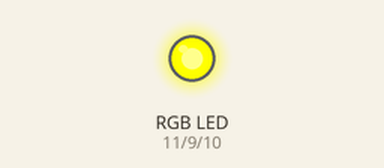
Recording of a sketch running on a simulated Arduino Uno, built with avr-gcc and run on an emulated ATmega328P. Shown: an RGB LED mixed from three pins (HIGH = lit). Dim RGB values are drawn brighter than linear.

Above: at 0.05 s.
At 6.45 s:
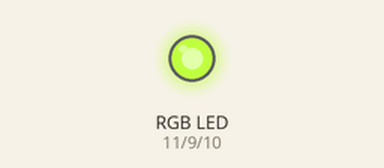
At 13.15 s:
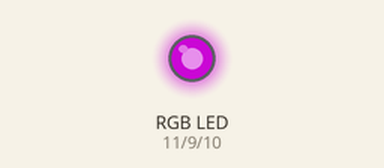
At 19.95 s:
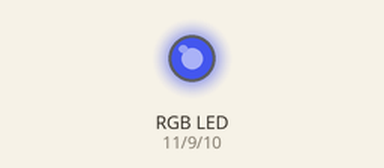
At 25.55 s:
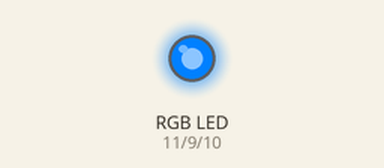
At 39.86 s:
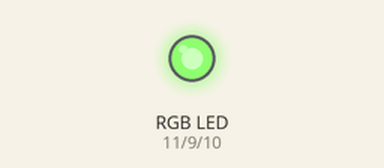
Timing chart, 0 to 40.0 s (numbered marks = the images above):
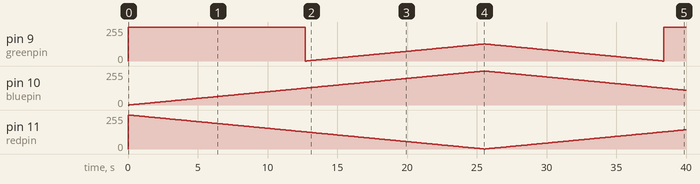

Measured:
- by itself, pin 10 (bluepin): rises from 0/255 to 255/255 in 25.4 s, then falls to 111/255 in 14.4 s
- by itself, pin 9 (greenpin): 0/255 → 255/255 at 0.00 s, → 0/255 12.7 s later, → 1/255 0.10 s later, → 2/255 0.10 s later, … (259 changes in this stretch)
- by itself, pin 11 (redpin): 0/255 → 255/255 at 0.00 s, → 254/255 0.10 s later, → 253/255 0.10 s later, → 252/255 0.10 s later, … (400 changes in this stretch)

The sketch:

ledrgb.ino
```cpp
int redpin = 11; // select the pin for the red LED
int bluepin = 10; // select the pin for the blue LED
int greenpin = 9 ;// select the pin for the green LED
int val;

void setup () {
  pinMode (redpin, OUTPUT);
  pinMode (bluepin, OUTPUT);
  pinMode (greenpin, OUTPUT);
  Serial.begin (9600);
}

void loop ()
{
  for (val = 255; val> 0; val--)
  {
    analogWrite (11, val);
    analogWrite (10, 255-val);
    analogWrite (9, 128-val);
    delay (100);
  }
  for (val = 0; val <255; val ++)
  {
    analogWrite (11, val);
    analogWrite (10, 255-val);
    analogWrite (9, 128-val);
    delay (100);
  }
Serial.println (val, DEC);
}
```
